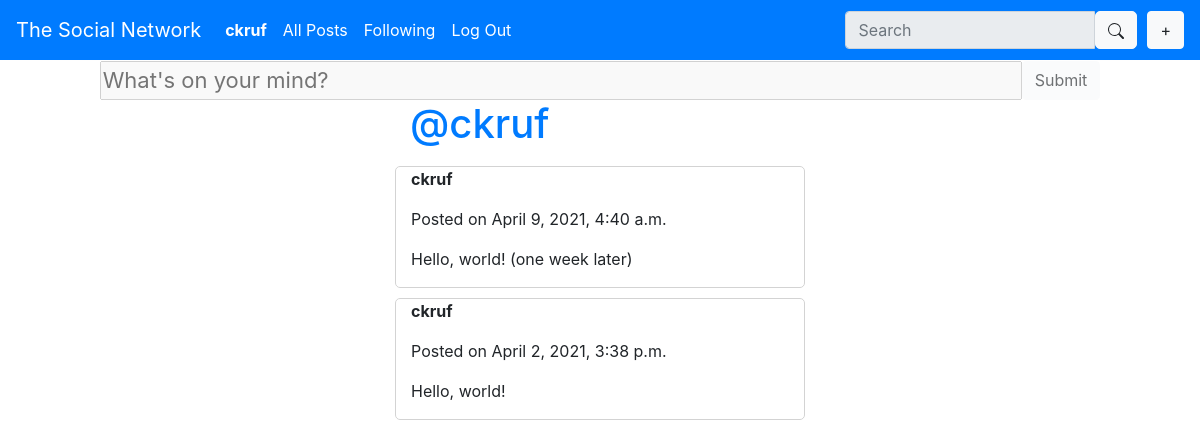
Screenshot of /user/ckruf (signed in) with the database file from the repository.
### network/models.py (models this page shows, shortened)
class User(AbstractUser):
    profileurl = models.CharField(max_length=32, blank=False, unique=True)
    bio = models.TextField(max_length=140, blank=True)

class Post(models.Model):
    content = models.CharField(max_length=140)
    author = models.ForeignKey(User, on_delete=models.CASCADE, related_name="posts")
    created = models.DateTimeField(auto_now_add=True)

### network/views.py (the view)
# urls.py: path("user/<str:profileurl>", views.userprofile, name="profile"),
def userprofile(request, profileurl):
    if request.method == "GET":
        try:
            u = User.objects.get(profileurl=profileurl)
            return render(request, "network/profile.html", {
                "profileowner": u,
                "postform": NewPostForm(auto_id=False),
                "posts": Post.objects.filter(author=u).order_by('-created')
            })
        except ObjectDoesNotExist:
            return render(request, "network/usernonexist.html")

### network/models.py
class NewPostForm(ModelForm):
    class Meta:
        model = Post
        fields = ['content']
        widgets = {
            'content' : Textarea(attrs={'cols':65, 'rows':1, 'style':'resize:none; font-size:22px; overflow: hidden;', 'id':'posttextfield', 'placeholder':"What's on your mind?", 'disabled':''}),
        }
        labels = {
            'content': (''),
        }

### network/templates/network/profile.html
{% extends "network/layout.html" %}
{% block body %}
<div class="row justify-content-center">
    <div class="col-4">
        <h1><a href="/user/{{profileowner.profileurl}}">@{{profileowner.username}}</a></h1>
    </div>
</div>
    {% for post in posts %}
        <div class="row justify-content-center">
            <div class="col-4 post" id="post{{ post.id }}">
                <p class="postauthor"><strong>{{ post.author }}</strong></p>
                <p class="posttime">Posted on {{ post.created }}</p>
                <p class="postcontent">{{ post.content }}</p>
            </div>
        </div>
    {% endfor %}
{% endblock %}

### network/templates/network/layout.html (shortened to what this page needs)
{% load static %}
<!DOCTYPE html>
<html lang="en">
    <head>
        <link rel="stylesheet" href="https://stackpath.bootstrapcdn.com/bootstrap/4.4.1/css/bootstrap.min.css">
        <link href="{% static 'network/styles.css' %}" rel="stylesheet">
    </head>
    <body>
        <nav class="navbar navbar-dark navbar-expand-sm bg-primary" id="bar">
            <a class="navbar-brand" href="{% url 'index' %}">The Social Network</a>
              <ul class="navbar-nav mr-auto">
                {% if user.is_authenticated %}
                    <li class="nav-item">
                        <a class="nav-link text-white" href="/user/{{user.profileurl}}"><strong>{{ user.username }}</strong></a>
                    </li>
                {% endif %}
                <li class="nav-item">
                  <a class="nav-link text-white" href="{% url 'all' %}">All Posts</a>
                </li>
                {% if user.is_authenticated %}
                    <li class="nav-item">
                        <a class="nav-link text-white" href="#">Following</a>
                    </li>
                    <li class="nav-item">
                        <a class="nav-link text-white" href="{% url 'logout' %}">Log Out</a>
                    </li>
                {% endif %}
              </ul>
              {% if user.is_authenticated %}
                <ul class="navbar-nav ml-auto">
                    <span class="align-middle">
                        <li class="nav-item">
                            <div class="input-group mb-3 navbar-form" id="searchform">
                                <input type="text" class="form-control" autocomplete="off" id="searchfield" placeholder="Search" disabled>
                                <button type="button" id="searchbtn" class="btn btn-light">
                                </button>
                            </div>
                        </li>
                    </span>
                    <span class="align-middle">
                        <li class="nav-item">
                            <button type="button" id="addnew" class="btn btn-light">+</button>
                        </li>
                    </span>
                </ul>
              {% endif %}
          </nav>
        <div id="newpost" class="row">
            <div class="col align-self-center">
                <form action="{% url 'newpost' %}" method="post">
                    <div class="form-row justify-content-center">
                    {{ postform }}
                        <input id="submitpost" type="submit" style="display:inline" class="btn btn-light" disabled>
                    </div>
                </form>
            </div>
        </div>
        <div class="body">
            {% block body %}
            {% endblock %}
        </div>
    </body>
</html>

### network/static/network/styles.css (style rules this page uses)
#newpost { animation-name: showpost; animation-duration:1s; animation-play-state: paused; animation-fill-mode: forwards; }
#submitpost { cursor: default; }
#posttextfield { cursor: default; }
#bar { height:60px; overflow-y: visible; }
#searchbtn { margin-right: 10px; border-radius: 5px 5px 5px 5px; }
#addnew { margin-top: 15px; }
#searchfield { animation-name: showbar; animation-duration:1s; animation-play-state: paused; animation-fill-mode: forwards; cursor: default; border-top-right-radius: 0px; border-bottom-right-radius: 0px; }
#searchform { margin-top: 15px; }
.post { border: 1px solid lightgray; border-radius: 5px; margin-top: 10px; }

### rows the page displays
User: username "ckruf"
Post: author "ckruf", created "April 9, 2021, 4:40 a.m.", content "Hello, world! (one week later)"
Post: author "ckruf", created "April 2, 2021, 3:38 p.m.", content "Hello, world!"
